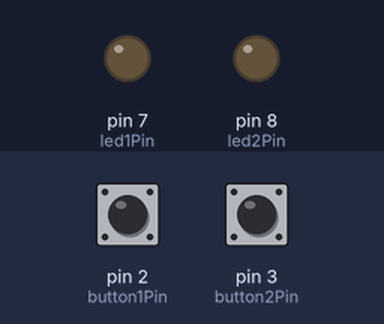
A sketch run on a simulated Arduino Uno, built with avr-gcc and run on an emulated ATmega328P. Shown: output pins drawn as LEDs (lit = HIGH). Inputs (shaded band) come from the test bench; at power-on: pin 2 (button1Pin) LOW, pin 3 (button2Pin) LOW.

Above: at 1.2 s.
1.3 s: pin 2 (button1Pin) pulled HIGH for 0.15 s
At 1.37 s:
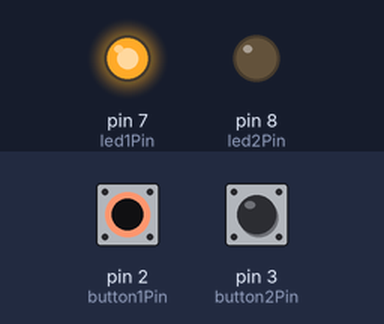
2.9 s: pin 3 (button2Pin) pulled HIGH for 0.15 s
At 2.97 s:
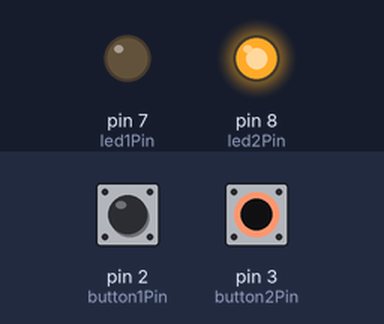
4.5 s: pin 3 (button2Pin) pulled HIGH for 3.2 s
At 8.3 s:
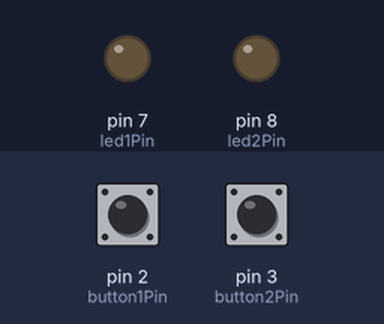
9.2 s: pin 2 (button1Pin) pulled HIGH for 3.2 s
At 9.5 s:
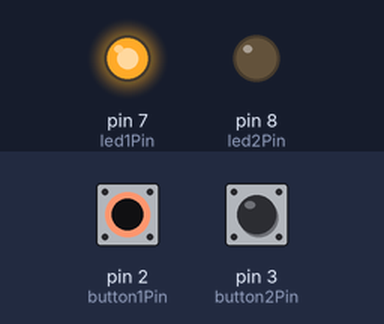
13.9 s: pin 2 (button1Pin) driven HIGH and pin 3 (button2Pin) driven HIGH
At 14.3 s:
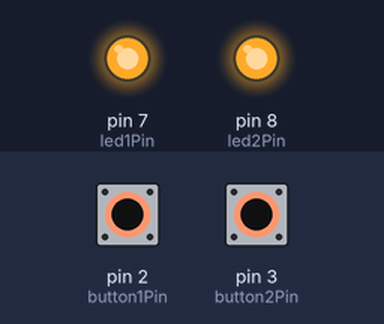
Timing chart, 0 to 16.4 s (numbered marks = the images above; inputs shaded):
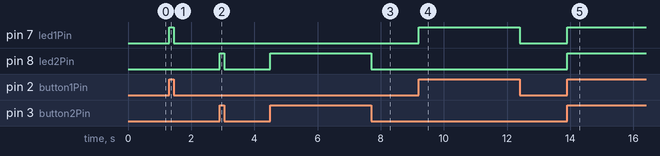

The sketch:

sketch10_03_if_LED2.ino
```cpp
/* ボタンを押すとLEDが点灯 */

const int button1Pin = 2;
const int button2Pin = 3;
const int led2Pin = 8;
const int led1Pin = 7;

void setup() {
  pinMode(button1Pin, INPUT);
  pinMode(button2Pin, INPUT);
  pinMode(led1Pin, OUTPUT);
  pinMode(led2Pin, OUTPUT);
}

void loop() {
  int button1State = digitalRead(button1Pin);
  int button2State = digitalRead(button2Pin);

  if (button1State == HIGH) {
    digitalWrite(led1Pin, HIGH);
  } else {
    digitalWrite(led1Pin, LOW);
  }

  if (button2State == HIGH) {
    digitalWrite(led2Pin, HIGH);
  } else {
    digitalWrite(led2Pin, LOW);
  }
}
```

Measured:
- after the input at 1.3 s, pin 7 (led1Pin): LOW → HIGH at once, → LOW 0.15 s later
- after the input at 2.9 s, pin 8 (led2Pin): LOW → HIGH at once, → LOW 0.15 s later
- after the input at 4.5 s, pin 8 (led2Pin): LOW → HIGH at once, → LOW 3.2 s later
- after the input at 9.2 s, pin 7 (led1Pin): LOW → HIGH at once, → LOW 3.2 s later
- after the input at 13.9 s, pin 7 (led1Pin), pin 8 (led2Pin): LOW → HIGH at once
